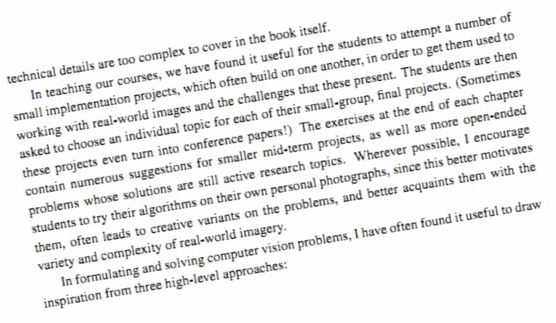
#> input picture Data/imageTextR.png, 556 x 323 px, found by its file name
$ python text_skewness_correction.py
#> lines starting #> are read from the running program, lines starting #| are printed output that depends on the picture; after the words box and inside, x2 and y2 are one past the last pixel; in counts of white or black regions, pixels touching at a corner belong together
'''
Text skewness correction
This tutorial demonstrates how to correct the skewness in a text.
The program takes as input a skewed source image and shows non skewed text.

Usage:
        python text_skewness_correction.py --image "Image path"
'''

import numpy as np
import cv2 as cv
import sys
import argparse


def main():
    parser = argparse.ArgumentParser()
    parser.add_argument("-i", "--image", default="imageTextR.png", help="path to input image file")
    args = vars(parser.parse_args())

    # load the image from disk
    imagefile="/Users/theodorehuppert/Desktop/ECE1390/LectureNotebooks/Lectures/Lecture18/imageTextR.png"
    image = cv.imread(imagefile)
#> image is the input picture: shape (323, 556, 3); mean B, G, R 235.1, 235.5, 235.4
    if image is None:
        print("can't read image " + args["image"])
        sys.exit(-1)
    gray = cv.cvtColor(image, cv.COLOR_BGR2GRAY)

    # threshold the image, setting all foreground pixels to
    # 255 and all background pixels to 0
    thresh = cv.threshold(gray, 0, 255, cv.THRESH_BINARY_INV | cv.THRESH_OTSU)[1]
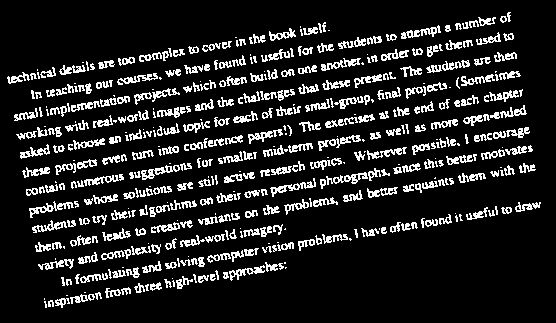
#> thresh: shape (323, 556); 13.7% white in thin lines or dots, all inside (x1, y1, x2, y2) = (7, 12, 541, 308)

    # Applying erode filter to remove random noise
    erosion_size = 1
    element = cv.getStructuringElement(cv.MORPH_RECT, (2 * erosion_size + 1, 2 * erosion_size + 1), (erosion_size, erosion_size) )
    thresh = cv.erode(thresh, element)
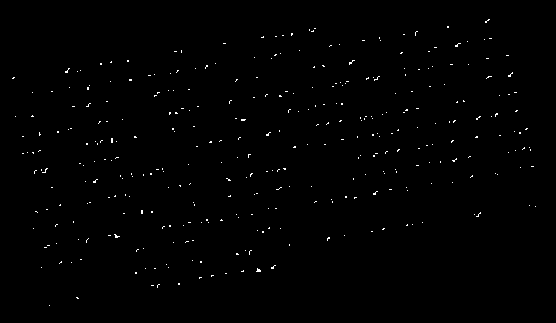
#> thresh: shape (323, 556); 0.55% white in thin lines or dots, all inside (x1, y1, x2, y2) = (12, 19, 536, 306)

    coords = cv.findNonZero(thresh)
#> coords = contour of 995 points, box (x1, y1, x2, y2) (12, 19, 536, 306), area 2860
    angle = cv.minAreaRect(coords)[-1]
#> angle = -9.31
    # the `cv.minAreaRect` function returns values in the
    # range [0, 90) if the angle is more than 45 we need to subtract 90 from it
    if angle > 45:
        angle = (angle - 90)

    (h, w) = image.shape[:2]
#> h = 323; w = 556
    center = (w // 2, h // 2)
#> center = (278, 161)
    M = cv.getRotationMatrix2D(center, angle, 1.0)
#> M = [[0.987, -0.162, 29.72], [0.162, 0.987, -42.87]]
    rotated = cv.warpAffine(image, M, (w, h), flags=cv.INTER_CUBIC, borderMode=cv.BORDER_REPLICATE)
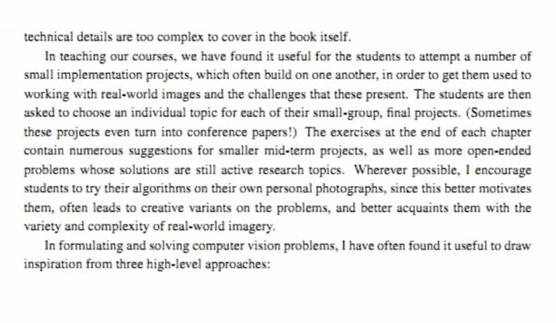
#> rotated: shape (323, 556, 3); mean B, G, R 235, 235.4, 235.3
    cv.putText(rotated, "Angle: {:.2f} degrees".format(angle), (10, 30), cv.FONT_HERSHEY_SIMPLEX, 0.7, (0, 0, 255), 2)
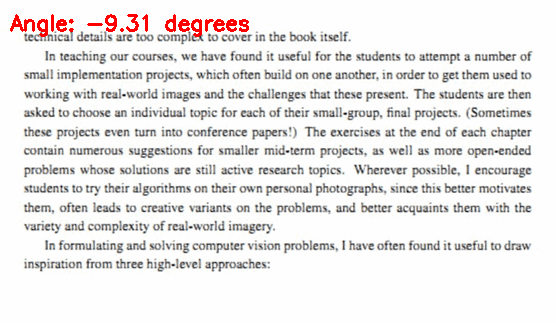
#> rotated: shape (323, 556, 3); 0.86% of pixels changed, all inside (x1, y1, x2, y2) = (10, 14, 249, 37)

    # show the output image
    print("[INFO] angle: {:.2f}".format(angle))
#| [INFO] angle: -9.31
    cv.imshow("Input", image)
    cv.imshow("Rotated", rotated)
    cv.waitKey(0)


if __name__ == "__main__":
    print(__doc__)
    main()
    cv.destroyAllWindows()

$ run again, with Data/Coins2.png copied over Data/imageTextR.png
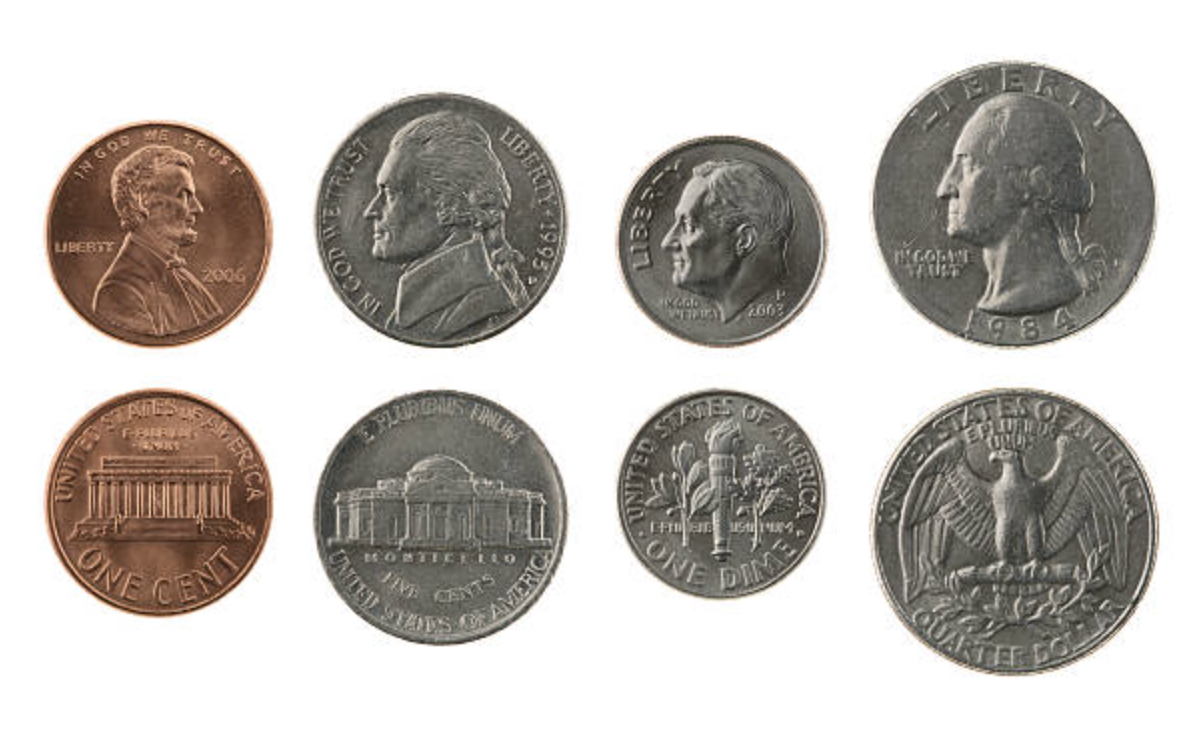
#> input picture Data/Coins2.png, 1204 x 732 px, found by its file name
#> in main, image is the input picture: shape (732, 1204, 3); mean B, G, R 185.1, 189.5, 193.9
#> in main, `thresh = cv.erode(thresh, element)`:
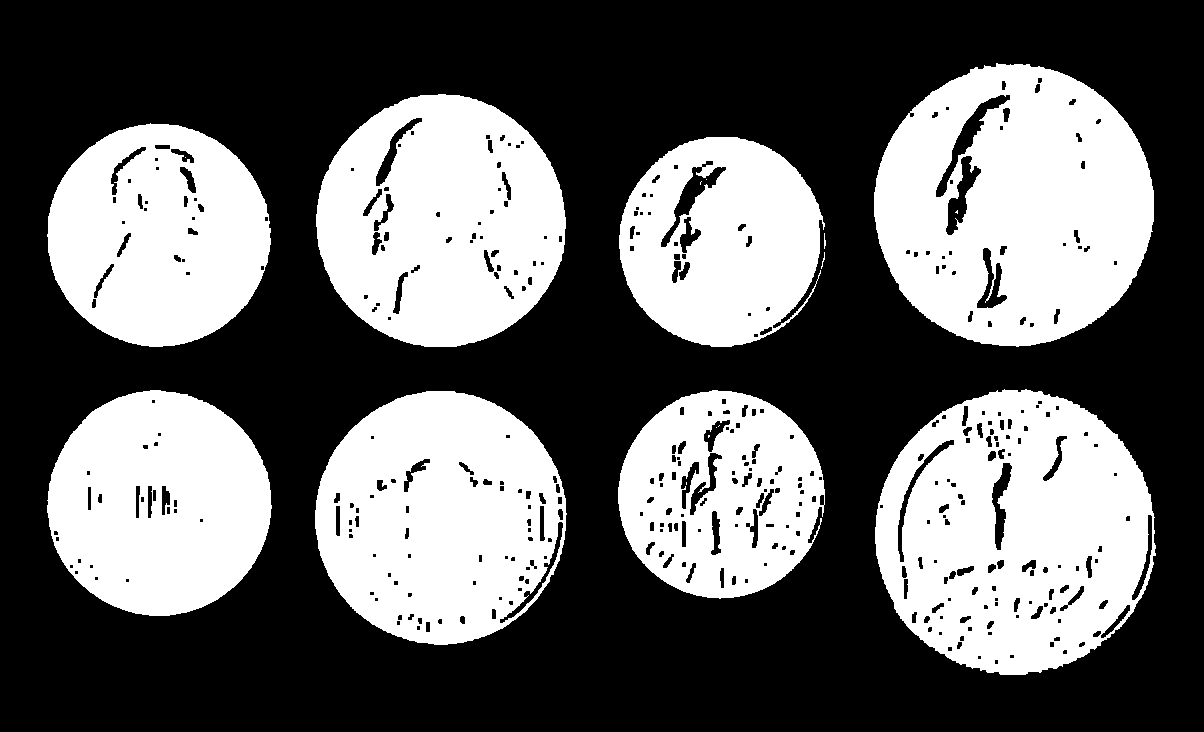
#> thresh: shape (732, 1204); 39.5% white; 18 white regions (8 under 20 px), largest, box (x1, y1, x2, y2) and area: (874, 63, 1154, 347) 58182, (875, 389, 1156, 675) 57365, (315, 391, 567, 645) 47549
#> coords = contour of 347874 points, box (x1, y1, x2, y2) (47, 63, 1156, 675), area 198953
#> angle = -90
#> M = [[6.12e-17, -1, 968], [1, 6.12e-17, -236]]
#> in main, `cv.putText(rotated, "Angle: {:.2f} degrees".format(angle), (10, 30), c..`:
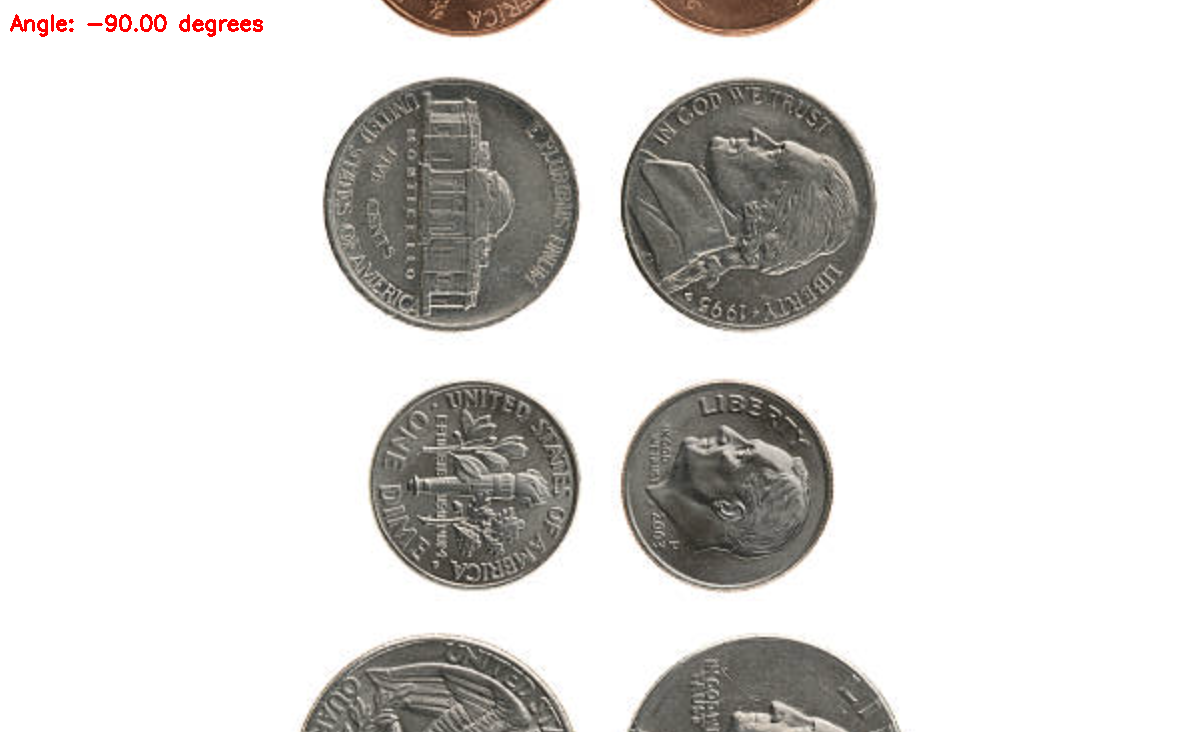
#> rotated: shape (732, 1204, 3); mean B, G, R 215.8, 217.7, 219.3
#| [INFO] angle: -90.00
